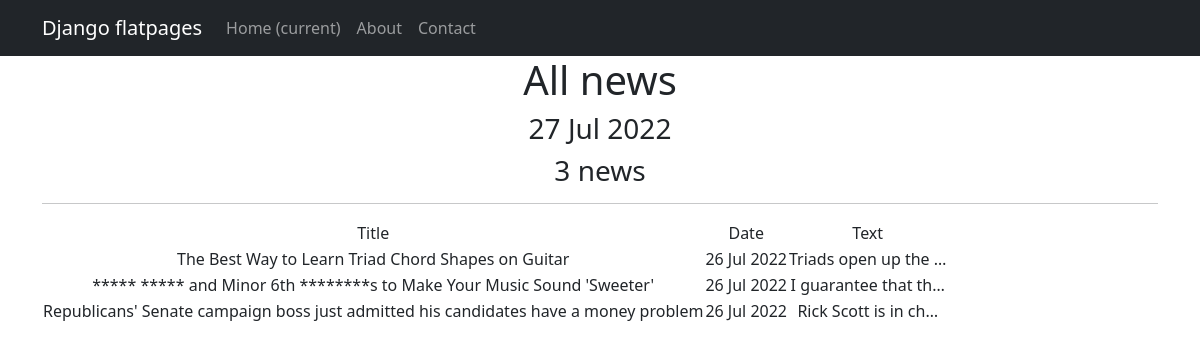
Page /news/ on the committed database.
### news/models.py (models this page shows, shortened)
class Post(models.Model):
    author = models.ForeignKey(Author, on_delete=models.CASCADE)
    category = models.CharField(max_length=255, choices=CATEGORY)
    time = models.DateTimeField(auto_now_add=True)
    post_category = models.ManyToManyField(Category, through='PostCategory')
    name = models.CharField(max_length=255)
    text = models.TextField()
    rating = models.IntegerField(default=0)

### news/views.py (the view)
# urls.py: path('', NewsList.as_view()),
class NewsList(ListView):
    model = Post
    ordering = '-time'
    template_name = 'news.html'
    context_object_name = 'news'
    def get_context_data(self, **kwargs):
        context = super().get_context_data(**kwargs)
        context['time_now'] = datetime.utcnow()
        return context

### news/templatetags/custom_filters.py (called while the page is built)
@register.filter
def wordsfilter(value):
    result = value
    for word in BADWORDS:
        result = re.sub(word, '*' * len(word), result, flags=re.IGNORECASE)
    return result

### templates/news.html (shortened to what this page needs)
{% extends 'flatpages/default.html' %}
{% load custom_filters %}
{% block content %}
   <h1>All news</h1>
   <h3>{{ time_now|date:'d M Y' }}</h3>
   <h3>{{ news|length }} news</h3>
   <hr>
   {% if news %}
       <table>
           <tr>
               <td>Title</td>
               <td>Date</td>
               <td>Text</td>
           </tr>
           {% for post in news %}
           <tr>
               <td>{{ post.name|wordsfilter }}</td>
               <td>{{ post.time|date:'d M Y' }}</td>
               <td>{{ post.text|truncatechars:20 }}</td>
           </tr>
           {% endfor %}
       </table>
   {% else %}
       <h2>No news to display</h2>
   {% endif %}
{% endblock content %}

### templates/flatpages/default.html (shortened to what this page needs)
<!DOCTYPE html>
<html lang="en">
    <head>
        {% load static %}
        <link href="{% static 'css/styles.css' %}" rel="stylesheet" />
    </head>
    <body>
        <nav class="navbar navbar-expand-lg navbar-dark bg-dark static-top">
            <div class="container">
                <a class="navbar-brand" href="#">Django flatpages</a>
                <div class="collapse navbar-collapse" id="navbarResponsive">
                    <ul class="navbar-nav ml-auto">
                        <li class="nav-item active">
                            <a class="nav-link" href="#">Home
                                <span class="sr-only">(current)</span>
                            </a>
                        </li>
                        <li class="nav-item">
                            <a class="nav-link" href="/about/">About</a>
                        </li>
                        <li class="nav-item">
                            <a class="nav-link" href="/contact/">Contact</a>
                        </li>
                    </ul>
                </div>
            </div>
        </nav>
        <div class="container">
            <div class="row">
                <div class="col-lg-12 text-center">
                    {% block content %}
                    {% endblock content %}
                </div>
            </div>
        </div>
    </body>
</html>

### rows in the picture
Post: name "The Best Way to Learn Triad Chord Shapes on Guitar", time "26 Jul 2022", text "Triads open up the …"
Post: name "***** ***** and Minor 6th ********s to Make Your Music Sound 'Sweeter'", time "26 Jul 2022", text "I guarantee that th…"
Post: name "Republicans' Senate campaign boss just admitted his candidates have a money problem", time "26 Jul 2022", text "Rick Scott is in ch…"

### other values in the picture
{{ time_now|date:'d M Y' }} "27 Jul 2022"
{{ news|length }} "3"
